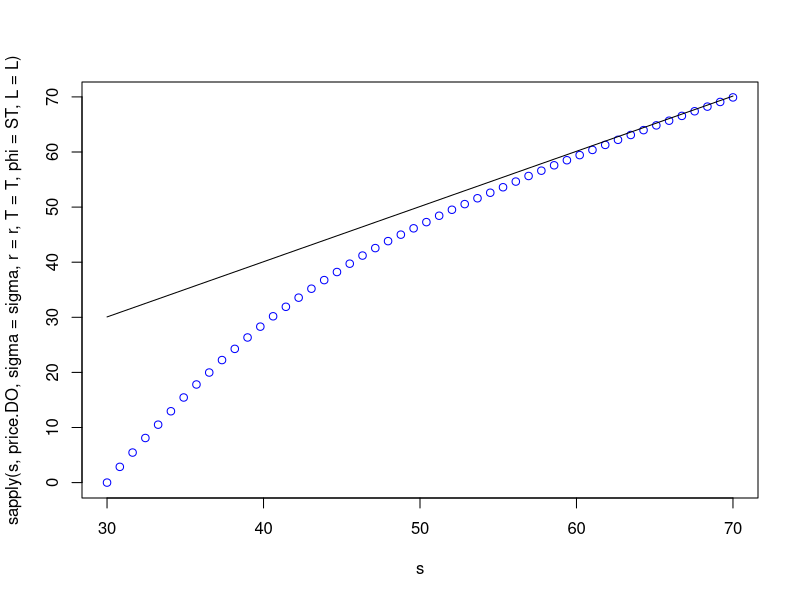
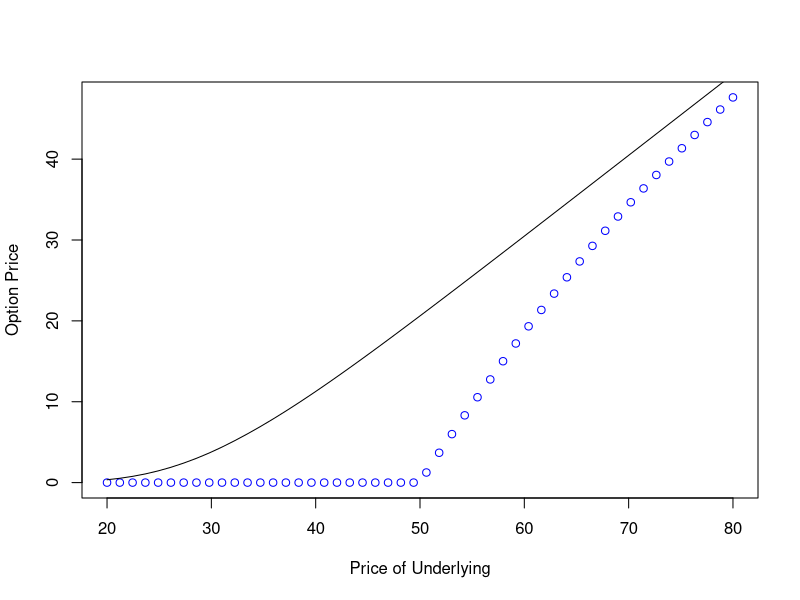
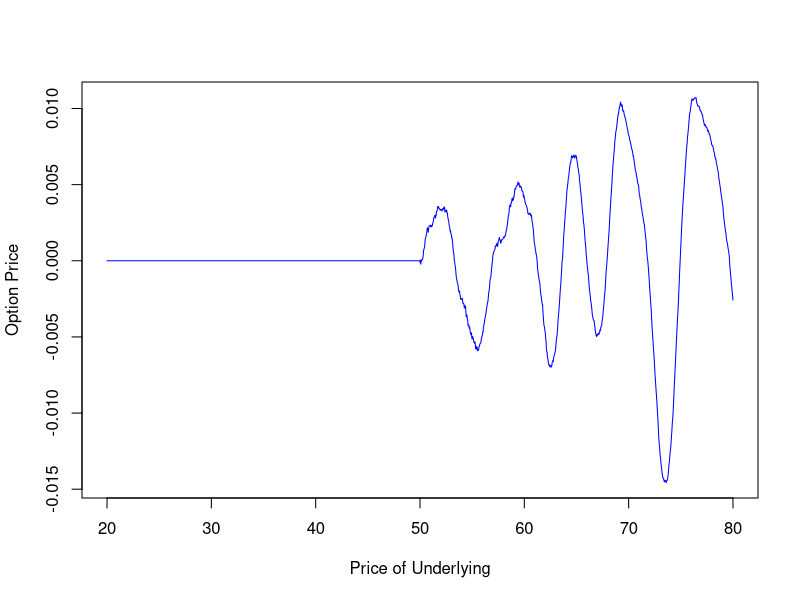

R code for these plots, in order: (Note: a time limit stopped this script after it produced the figures.)

##################################################################
## 
## Using a "general-purpose" approach, this program illustrates the
## pricing of down-and-out barrier options. In particular, we use
## Monte Carlo simulation, combined with some ideas from functional
## programming and the "magic formula" from the lecture notes on
## "Barrier Options."
## 
## Note that we could also directly use Monte Carlo simulation without
## using our "magic formula" to price arbitrary barrier
## options. However, here we are using a combination of an analytical
## solution (i.e. our "magic formula") and a numerical solution
## (i.e. Monte Carlo simulation for the pricing of the "chopped-off"
## simple claim) to show that it is possible to combine both
## approaches seamlessly.
## 
## Our combined solution (analytical plus numerical) is more efficient
## than a "pure" Monte Carlo solution, since we do not have to
## simulate the whole price path. Instead, we only need to simulate
## the stock price at time 'T'. This is so since our "magic formula"
## allows us to reduce the problem of pricing a *path-dependent* claim
## to that of pricing a *simple* claim!
## 
##################################################################



## Variables about the economy: risk-free interest rate, stock price
## volatility, and current stock price.
r <- 0.01
sigma <- 0.3
s0 <- 50

## Variables about the option: barrier and time to expiration.
L <- 30
T <- 1



## This function returns the contract function that is "chopped off"
## below 'L'. (Yes, indeed, this function accepts a function as its
## function argument, and then returns another function. That's why R
## is called a 'functional' programming language, because you can do
## all sort of tricks with functions in R.) Note that 'phi' is the
## original contract function, while 'L' is the barrier below which
## 'phi' is chopped off.
phi.sub.L <- function(phi, L) {
  g <- function(s) {
    if (s <= L) return(0)               # Get rid of easy case.
    return(phi(s))
  }
  return(g)
}

## This function determines the price of any *simple* claim 'phi' by
## means of Monte Carlo Simulation. It assumes that the economy
## follows a Black-Scholes model.
price <- function(s0, sigma, r, T, phi, trials = 1e+04) {
  set.seed(8)                           # Get reproducible results.
  payoff <- rep(0, trials)
  for (j in seq_len(trials)) {
    dW <- sqrt(T) * rnorm(1)
    sT <- s0 * exp((r - (1/2) * sigma^2) * T + sigma * dW)
    payoff[j] <- phi(sT)
  }
  return(exp(-r * T) * mean(payoff))
}

## This function determines the price of any down-and-out contract for
## the contract function 'phi' by applying our "magic formula." The
## function assumes that if 's0>L', the barrier has not yet been hit.
price.DO <- function(s0, sigma, r, T, phi, L, trials = 1e+04) {
  if (s0 <= L) return(0)                # Get rid of easy case.
  phi.cut.off <- phi.sub.L(phi, L)      # 'phi.cut.off' is a function!
  adjustment.factor <- (L / s0)^(2 * (r - (1/2) * sigma^2) / sigma^2)
  price.basic <- price(s0, sigma, r, T, phi.cut.off, trials)
  price.adjusted <- price(L^2 / s0, sigma, r, T, phi.cut.off, trials)
  return(price.basic - adjustment.factor * price.adjusted)
}



##################################################################
##
## For illustration, let's price a down-and-out contract on the
## stock. We do this only for illustration, since for this particular
## contract we could actually solve it using an analytical solution
## (as we have seen in the class on 'Barrier Options'). However, we do
## this here for illustration only (we could also price any other
## claim), and furthermore, it is interesting to compare the
## Monte-Carlo solution to the analytical solution that we know
## already.
##
## Keep in mind that in principle, we can now price *any* barrier
## option using the methods shown here in this R code.
##
##################################################################



## Define the simple claim, which in our case is just the stock price.
ST <- function(s) s

## Consistency check: The price of 'ST' as calculated via Monte Carlo
## simulation should approximately be equal to 's0'.
all.equal(price(s0, sigma, r, T, ST), s0)

## Define the set of stock prices to print. When printing below, we
## use 'sapply' to calculate the option price for each given stock
## price. For our case, you can think of 'sapply' being a fancy way of
## running a for-loop to calculate the option prices, and you don't
## have to worry about the details. (If you're interested, you can
## always type '?sapply' for more detailed information.)
s <- seq(from = L, to = L + 40, length.out = 50)

## Plot the price of the down-and-out contract. Note that when the
## stock price hits 'L', the option price should go to zero. At the
## same time, when the stock price is far away from 'L', the option
## price should approximate the price of the simple claim (to be
## plotted below for comparison).
plot(
    s,
    sapply(s, price.DO, sigma = sigma, r = r, T = T, phi = ST, L = L),
    col = "blue")

## For comparison, we add the plot of the simple contract's price. In
## our case, it should be a straight line, since the the price of the
## stock is just the stock price (i.e. a 45 degree line).
lines(
    s,
    sapply(s, price, sigma = sigma, r = r, T = T, phi = ST),
    col = "black")



##################################################################
## Here let's examine the European call when K<L. This is the opposite
## case of L<K that we have examined in closed form before.
K <- 30
L <- 50
s <- seq(from = K - 10, to = L + 30, length.out = 50)
C <- function(s) max(s - K, 0)
plot(
    s,
    sapply(s, price.DO, sigma = sigma, r = r, T = T, phi = C, L = L),
    col = "blue",
    ylab = 'Option Price',
    xlab = "Price of Underlying")
lines(
    s,
    sapply(s, price, sigma = sigma, r = r, T = T, phi = C),
    col = "black")



##################################################################
## You can even use a completely "crazy" payoff function such as the
## sine curve. It doesn't make much economic sense, but it shows that
## our machinery can even deal with this.
s <- seq(from = K - 10, to = L + 30, length.out = 2000) # Need finer granularity here for plotting.
plot(
    s,
    sapply(s, price.DO, sigma = sigma, r = r, T = T, phi = sin, L = L),
    type = 'l',
    col = "blue",
    ylab = 'Option Price',
    xlab = "Price of Underlying")
lines(
    s,
    sapply(s, price, sigma = sigma, r = r, T = T, phi = sin),
    col = "black")
